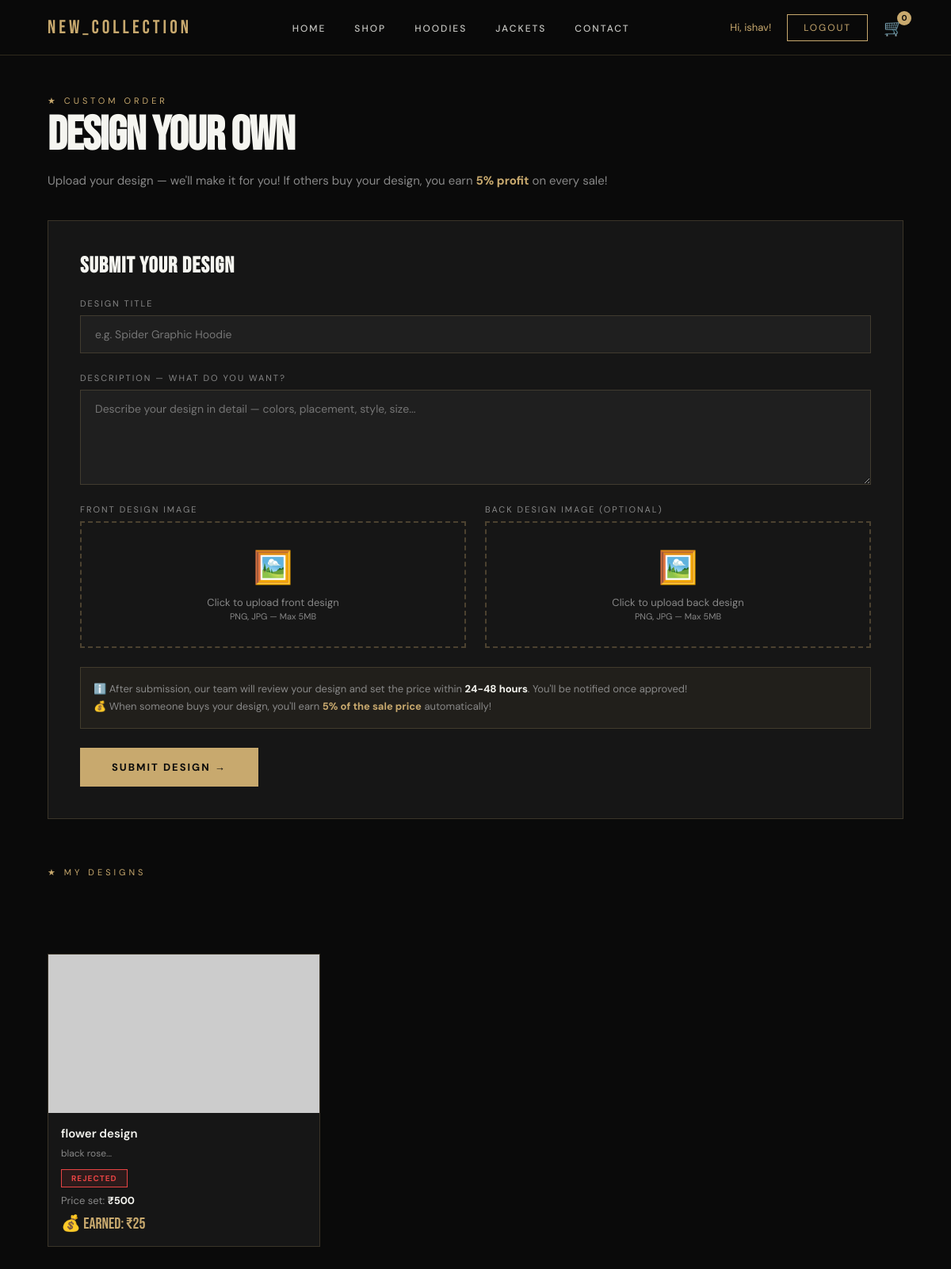
Screenshot of /pages/custom_design.php (signed in) with the database file from the repository.
### tables this page shows
CREATE TABLE `custom_designs` (
  `id` int(11) NOT NULL,
  `user_id` int(11) NOT NULL,
  `title` varchar(200) NOT NULL,
  `description` text DEFAULT NULL,
  `image_front` varchar(500) DEFAULT NULL,
  `image_back` varchar(500) DEFAULT NULL,
  `price` decimal(10,2) DEFAULT 0.00,
  `status` enum('pending','approved','rejected') DEFAULT 'pending',
  `total_earnings` decimal(10,2) DEFAULT 0.00,
  `created_at` timestamp NOT NULL DEFAULT current_timestamp()
);

### pages/custom_design.php (the view, shortened to what this page needs)
<?php
require_once '../php/config.php';
$cc = mysqli_query($conn, "SELECT SUM(quantity) as total FROM cart WHERE user_id='{$_SESSION['user_id']}'");
$cc_row = mysqli_fetch_assoc($cc);
$cart_count = $cc_row['total'] ?? 0;
$my_designs = mysqli_query($conn, "SELECT * FROM custom_designs WHERE user_id='{$_SESSION['user_id']}' ORDER BY created_at DESC");
?>
<!DOCTYPE html>
<html lang="en">
<head>
    <link rel="stylesheet" href="../css/style.css">
</head>
<body>
    <nav class="navbar">
        <a href="../index.php" class="nav-logo">NEW_COLLECTION</a>
        <ul class="nav-links">
            <li><a href="../index.php">Home</a></li>
            <li><a href="products.php">Shop</a></li>
            <li><a href="products.php?category=hoodie">Hoodies</a></li>
            <li><a href="products.php?category=jacket">Jackets</a></li>
            <li><a href="contact.php">Contact</a></li>
        </ul>
        <div class="nav-actions">
            <?php if(isset($_SESSION['user_id'])): ?>
                <span style="color:var(--gold);font-size:13px;">Hi, <?php echo $_SESSION['user_name']; ?>!</span>
                <a href="../php/logout.php" class="nav-btn">Logout</a>
            <?php else: ?>
                <a href="login.php" class="nav-btn">Login</a>
            <?php endif; ?>
            <a href="cart.php" class="cart-icon">
                🛒 <span class="cart-count"><?php echo $cart_count; ?></span>
            </a>
        </div>
    </nav>
    <div class="custom-page">
        <p class="section-label">★ Custom Order</p>
        <h1 class="section-title">DESIGN YOUR OWN</h1>
        <p style="color:var(--muted);font-size:15px;margin-top:-30px;margin-bottom:40px;">
            Upload your design — we'll make it for you! If others buy your design, you earn <strong style="color:var(--gold);">5% profit</strong> on every sale!
        </p>
        <div class="upload-box">
            <h2 style="font-family:'Bebas Neue',sans-serif;font-size:28px;margin-bottom:24px;letter-spacing:1px;">SUBMIT YOUR DESIGN</h2>
            <form method="POST" action="../php/save_design.php" enctype="multipart/form-data">
                <div class="upload-grid">
                    <div class="form-group full">
                        <label>Design Title</label>
                        <input type="text" name="title" placeholder="e.g. Spider Graphic Hoodie" required>
                    </div>
                    <div class="form-group full">
                        <label>Description — What do you want?</label>
                        <textarea name="description" placeholder="Describe your design in detail — colors, placement, style, size..."></textarea>
                    </div>
                    <div class="form-group">
                        <label>Front Design Image</label>
                        <div class="upload-area" id="frontArea">
                            <div class="upload-icon">🖼️</div>
                            <div class="upload-text">Click to upload front design<br><span style="font-size:11px;">PNG, JPG — Max 5MB</span></div>
                        </div>
                    </div>
                    <div class="form-group">
                        <label>Back Design Image (Optional)</label>
                        <div class="upload-area" id="backArea">
                            <div class="upload-icon">🖼️</div>
                            <div class="upload-text">Click to upload back design<br><span style="font-size:11px;">PNG, JPG — Max 5MB</span></div>
                        </div>
                    </div>
                    <div class="form-group full" style="background:rgba(200,169,110,0.06);border:1px solid var(--border);padding:16px;">
                        <p style="font-size:13px;color:var(--muted);line-height:1.7;">
                            ℹ️ After submission, our team will review your design and set the price within <strong style="color:var(--white);">24-48 hours</strong>. You'll be notified once approved!<br>
                            💰 When someone buys your design, you'll earn <strong style="color:var(--gold);">5% of the sale price</strong> automatically!
                        </p>
                    </div>
                </div>
                <button type="submit" class="btn-submit">Submit Design →</button>
            </form>
        </div>
        <p class="section-label">★ My Designs</p>
        <?php if(mysqli_num_rows($my_designs) > 0): ?>
        <div class="designs-grid">
            <?php while($design = mysqli_fetch_assoc($my_designs)): ?>
            <div class="design-card">
                <div class="design-img">
                    <img src="../uploads/designs/<?php echo $design['image_front']; ?>"
                         onerror="this.src='https://via.placeholder.com/300x200/161616/c8a96e?text=Design'"
                         alt="<?php echo $design['title']; ?>">
                </div>
                <div class="design-info">
                    <div class="design-title"><?php echo $design['title']; ?></div>
                    <div class="design-desc"><?php echo substr($design['description'], 0, 80); ?>...</div>
                    <span class="design-status status-<?php echo $design['status']; ?>">
                        <?php echo ucfirst($design['status']); ?>
                    </span>
                    <?php if($design['price'] > 0): ?>
                        <div style="font-size:13px;color:var(--muted);margin-top:8px;">
                            Price set: <strong style="color:var(--white);">₹<?php echo number_format($design['price'], 0); ?></strong>
                        </div>
                    <?php endif; ?>
                    <div class="design-earnings">
                        💰 Earned: ₹<?php echo number_format($design['total_earnings'], 0); ?>
                    </div>
                </div>
            </div>
            <?php endwhile; ?>
        </div>
        <?php endif; ?>
    </div>
</body>
</html>

### css/style.css (style rules this page uses)
* { margin: 0; padding: 0; box-sizing: border-box; }
:root { --black: #0a0a0a; --dark: #111111; --card: #161616; --gold: #c8a96e; --gold2: #e8c17a; --white: #f5f5f0; --muted: #888888; --red: #e84444; --border: rgba(200, 169, 110, 0.2); }
html { scroll-behavior: smooth; }
body { background: var(--black); color: var(--white); font-family: 'DM Sans', sans-serif; overflow-x: hidden; }
a { text-decoration: none; color: inherit; }
.navbar { position: fixed; top: 0; left: 0; right: 0; z-index: 1000; padding: 0 60px; height: 70px; display: flex; align-items: center; justify-content: space-between; background: rgba(10, 10, 10, 0.95); backdrop-filter: blur(20px); border-bottom: 1px solid var(--border); }
.nav-logo { font-family: 'Bebas Neue', sans-serif; font-size: 24px; letter-spacing: 4px; color: var(--gold); }
.nav-links { display: flex; gap: 36px; list-style: none; }
.nav-links a { font-size: 12px; letter-spacing: 2px; text-transform: uppercase; font-weight: 500; color: var(--white); opacity: 0.8; transition: opacity 0.3s; position: relative; }
.nav-links a::after { content: ''; position: absolute; bottom: -4px; left: 0; width: 0; height: 1px; background: var(--gold); transition: width 0.3s; }
.nav-actions { display: flex; align-items: center; gap: 20px; }
.nav-btn { border: 1px solid var(--gold); color: var(--gold); padding: 8px 20px; font-size: 12px; letter-spacing: 2px; text-transform: uppercase; transition: all 0.3s; }
.cart-icon { font-size: 20px; position: relative; cursor: pointer; }
.cart-count { position: absolute; top: -8px; right: -10px; background: var(--gold); color: var(--black); font-size: 10px; font-weight: 700; width: 18px; height: 18px; border-radius: 50%; display: flex; align-items: center; justify-content: center; }
.section-label { font-size: 11px; letter-spacing: 4px; text-transform: uppercase; color: var(--gold); margin-bottom: 10px; }
.section-title { font-family: 'Bebas Neue', sans-serif; font-size: 60px; line-height: 0.9; margin-bottom: 50px; letter-spacing: -1px; }
.mobile-nav a { display: block; font-size: 26px; font-family: 'Bebas Neue', sans-serif; letter-spacing: 3px; color: var(--white); padding: 16px 0; border-bottom: 1px solid rgba(255,255,255,0.06); text-decoration: none; transition: color 0.3s; }

### rows the page displays
custom_designs: title "flower design", description "black rose", status "REJECTED", price "500", total_earnings "25"

### other values shown
$_SESSION['user_name'] "ishav"
$cart_count "0"
